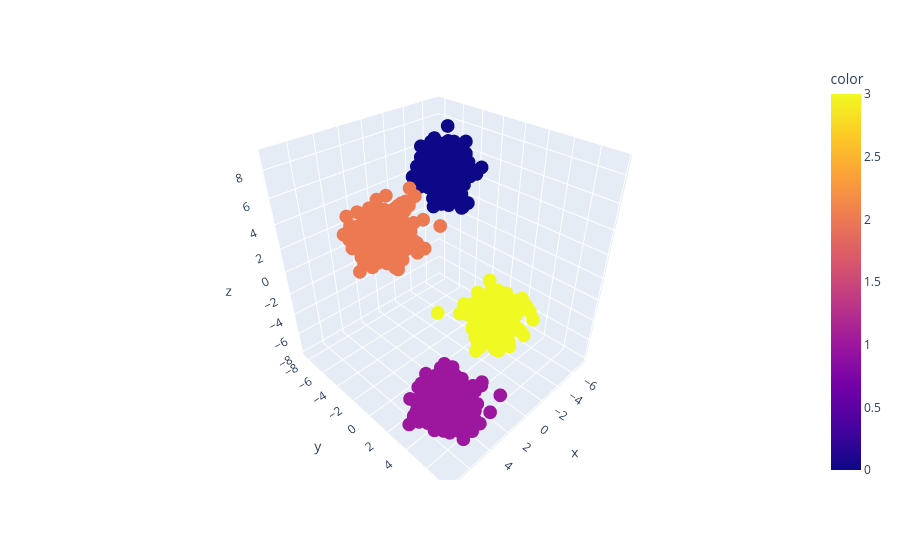

This figure's notebook cell:
### Code cell
import plotly.express as px
fig = px.scatter_3d(x=X[:,0],y=X[:,1],z=X[:,2],color=y)
fig.show()

### Figure 1 — Plotly figure (JSON) as saved in the notebook; plotly's stock layout.template omitted (floating-point values rounded to 4 significant figures; data arrays with more than 128 entries replaced by an {"elided": "..."} marker saying what was removed)
{"data": [{"hovertemplate": "x=%{x}<br>y=%{y}<br>z=%{z}<br>color=%{marker.color}<extra></extra>", "legendgroup": "", "marker": {"color": {"elided": "1000 int values"}, "coloraxis": "coloraxis", "symbol": "circle"}, "mode": "markers", "name": "", "scene": "scene", "showlegend": false, "type": "scatter3d", "x": {"elided": "1000 float values"}, "y": {"elided": "1000 float values"}, "z": {"elided": "1000 float values"}}], "layout": {"coloraxis": {"colorbar": {"title": {"text": "color"}}, "colorscale": [[0, "#0d0887"], [0.1111, "#46039f"], [0.2222, "#7201a8"], [0.3333, "#9c179e"], [0.4444, "#bd3786"], [0.5556, "#d8576b"], [0.6667, "#ed7953"], [0.7778, "#fb9f3a"], [0.8889, "#fdca26"], [1, "#f0f921"]]}, "legend": {"tracegroupgap": 0}, "margin": {"t": 60}, "scene": {"domain": {"x": [0, 1], "y": [0, 1]}, "xaxis": {"title": {"text": "x"}}, "yaxis": {"title": {"text": "y"}}, "zaxis": {"title": {"text": "z"}}}}}
